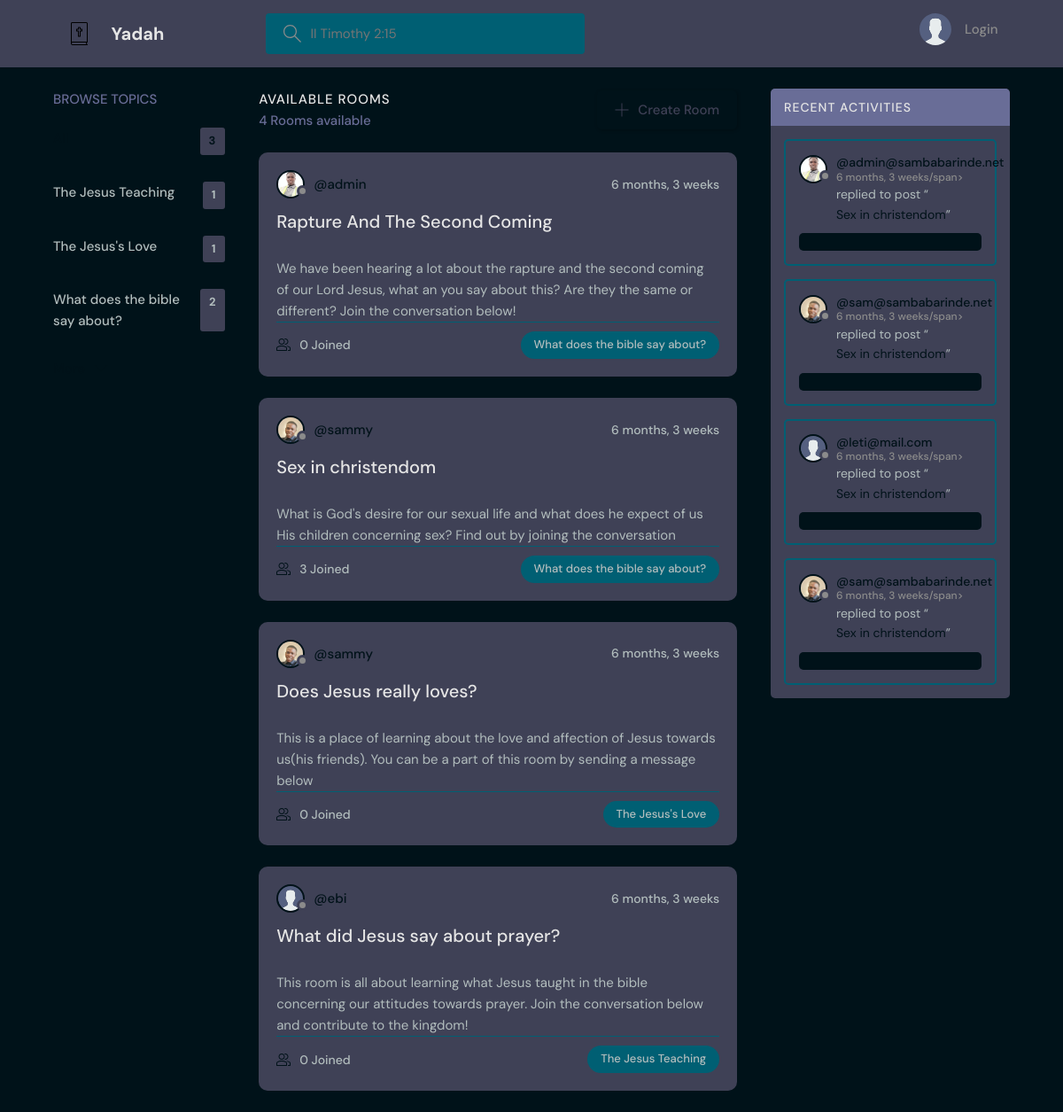
The page / on the database its author committed.
### base/models.py (models this page shows, shortened)
class Topic(models.Model):
    name = models.CharField(max_length=200)

class Room(models.Model):
    host = models.ForeignKey(User, on_delete=models.SET_NULL, null=True)
    topic = models.ForeignKey(Topic, on_delete=models.SET_NULL, null=True)
    name = models.CharField(max_length=200)
    description = models.TextField(max_length=180, null=True, blank=True)
    participants = models.ManyToManyField(User, related_name='participants', blank=True)
    updated = models.DateTimeField(auto_now=True)
    created = models.DateTimeField(auto_now_add=True)
    class Meta:
        ordering = ['-updated', '-created']
    def __str__(self):
        return self.name

class User(AbstractUser):
    name = models.CharField(max_length=100, null=True)
    email = models.EmailField(null=True, unique=True)
    bio = models.TextField(null=True)
    avatar = models.ImageField(null=True, default="avatar.svg")
    USERNAME_FIELD = 'email'
    REQUIRED_FIELDS = []

class Message(models.Model):
    user = models.ForeignKey(User, on_delete=models.CASCADE)
    room = models.ForeignKey(Room, on_delete=models.CASCADE)
    body = models.TextField()
    updated = models.DateTimeField(auto_now=True)
    created = models.DateTimeField(auto_now_add=True)
    class Meta:
        ordering = ['-updated', '-created']

### base/views.py (the view)
# urls.py: 2. Add a URL to urlpatterns:  path('', views.home, name='home')
def home(request):
    q = request.GET.get('q') if request.GET.get('q') != None else ''
    rooms =  Room.objects.filter(
        Q(topic__name__icontains=q) |
        Q(name__icontains = q) |
        Q(description__icontains = q)
    )
    topics = Topic.objects.all()[0:5]
    room_count = rooms.count()
    room_messages = Message.objects.filter(Q(room__topic__name__icontains=q))
    context = {'rooms' : rooms, 'topics': topics, 'room_count': room_count, 'room_messages': room_messages}
    return render(request, 'base/home.html', context)

### base/templates/base/home.html (shortened to what this page needs)
{% extends 'main.html' %}
{% block content %}
    <main class="layout layout--3">
      <div class="container">
        {% include 'base/topic_component.html' %}
        <div class="roomList">
          <div class="roomList__header">
            <div>
              <h2>Available Rooms</h2>
              <p>{{room_count}} Rooms available</p>
            </div>
            <a class="btn btn--main" href="{% url 'create-room' %}">
              <svg version="1.1" xmlns="http://www.w3.org/2000/svg" width="32" height="32" viewBox="0 0 32 32">
                <title>add</title>
                <path
                  d="M16.943 0.943h-1.885v14.115h-14.115v1.885h14.115v14.115h1.885v-14.115h14.115v-1.885h-14.115v-14.115z"
                ></path>
              </svg>
              Create Room
            </a>
          </div>
          {% include 'base/feed_component.html' %}
        </div>
        {% include 'base/activity_component.html' %}
      </div>
    </main>
    {% endblock content %}

### base/templates/base/topic_component.html (shortened to what this page needs)
<div class="topics">
    <div class="topics__header">
      <h2>Browse Topics</h2>
    </div>
    <ul class="topics__list">
      <li>
        <a href="{% url 'home' %}" class="active">All <span>{{topics.count}}</span></a>
      </li>
    {% for topic in topics  %}
      <li>
        <a href="{% url 'home' %}?q={{topic.name}}"> {{topic.name}} <span>{{topic.room_set.all.count}}</span></a>
      </li>
    {% endfor %}
    </ul>
    <a class="btn btn--link" href="{% url 'topics' %}">
      <svg version="1.1" xmlns="http://www.w3.org/2000/svg" width="32" height="32" viewBox="0 0 32 32">
        <title>chevron-down</title>
        <path d="M16 21l-13-13h-3l16 16 16-16h-3l-13 13z"></path>
      </svg>
    </a>
  </div>

### base/templates/base/feed_component.html (shortened to what this page needs)
{% for room in rooms  %}
<div class="roomListRoom">
    <div class="roomListRoom__header">
      <a href="{% url 'user-profile' room.host.id %}" class="roomListRoom__author">
        <div class="avatar avatar--small">
          <img src="{{room.host.avatar.url}}" />
        </div>
        <span>@{{room.host.username}}</span>
      </a>
      <div class="roomListRoom__actions">
        <span>{{room.created|timesince}}</span>
      </div>
    </div>
    <div class="roomListRoom__content">
      <a href="{% url 'room'  room.id %}">{{ room.name}} </a>
    </div>
    <div>
    <p>{{room.description}}</p>
  </div>
    <div class="roomListRoom__meta">
      <a href="{% url 'room'  room.id %}" class="roomListRoom__joined">
        {{room.participants.all.count}} Joined
      </a>
      <p class="roomListRoom__topic">{{room.topic.name}}</p>
    </div>
  </div>
  {% endfor %}

### base/templates/base/activity_component.html (shortened to what this page needs)
<div class="activities">
    <div class="activities__header">
      <h2>Recent Activities</h2>
    </div>
    {% for message in room_messages  %}
    <div class="activities__box">
      <div class="activities__boxHeader roomListRoom__header">
        <a href="{% url 'user-profile' message.user.id %}" class="roomListRoom__author">
          <div class="avatar avatar--small">
            <img src="{{message.user.avatar.url}}" />
          </div>
          <p>
            @{{message.user}}
            <span>{{message.created|timesince}}/span>
          </p>
        </a>
      </div>
      <div class="activities__boxContent">
        <p>replied to post “<a href="{% url 'room' message.room.id %}">{{message.room}}</a>”</p>
        <div class="activities__boxRoomContent">
        </div>
      </div>
    </div>
    {% endfor %}
  </div>

### rows shown on the page
Topic: name "The Jesus Teaching", room_set.all.count "1"
Topic: name "The Jesus's Love", room_set.all.count "1"
Topic: name "What does the bible say about?", room_set.all.count "2"
Room: host.avatar (picture), host.username "admin", created "6 months, 3 weeks", name "Rapture And The Second Coming", description "We have been hearing a lot about the rapture and the second coming of our Lord Jesus, what an you say about this? Are they the same or different? Join the conversation below!", participants.all.count "0", topic.name "What does the bible say about?"
Room: host.avatar (picture), host.username "sammy", created "6 months, 3 weeks", name "Sex in christendom", description "What is God's desire for our sexual life and what does he expect of us His children concerning sex? Find out by joining the conversation", participants.all.count "3", topic.name "What does the bible say about?"
Room: host.avatar (picture), host.username "sammy", created "6 months, 3 weeks", name "Does Jesus really loves?", description "This is a place of learning about the love and affection of Jesus towards us(his friends). You can be a part of this room by sending a message below", participants.all.count "0", topic.name "The Jesus's Love"
Room: host.avatar (placeholder picture), host.username "ebi", created "6 months, 3 weeks", name "What did Jesus say about prayer?", description "This room is all about learning what Jesus taught in the bible concerning our attitudes towards prayer. Join the conversation below and contribute to the kingdom!", participants.all.count "0", topic.name "The Jesus Teaching"
Message: user.avatar (picture), user "admin@sambabarinde.net", created "6 months, 3 weeks", room "Sex in christendom"
Message: user.avatar (picture), user "sam@sambabarinde.net", created "6 months, 3 weeks", room "Sex in christendom"
Message: user.avatar (placeholder picture), user "leti@mail.com", created "6 months, 3 weeks", room "Sex in christendom"
Message: user.avatar (picture), user "sam@sambabarinde.net", created "6 months, 3 weeks", room "Sex in christendom"

### other values the page prints
{{ topics.count }} "3"
{{ room_count }} "4"
